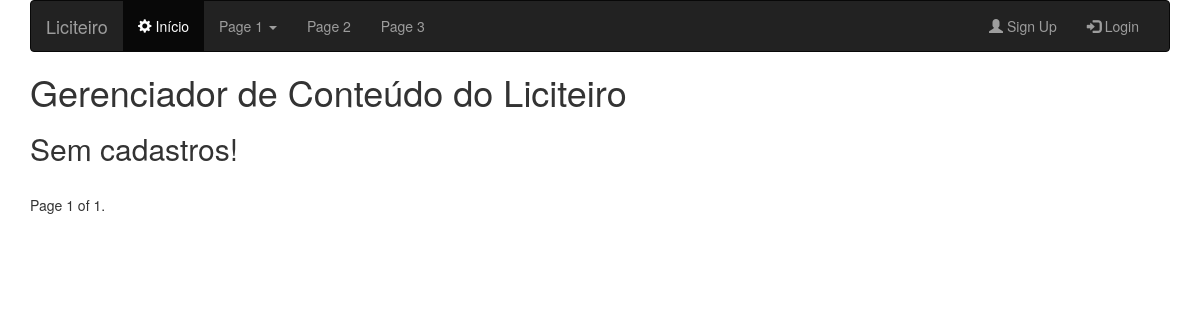
/lista_fontes, run on an earlier commit of the app's database.
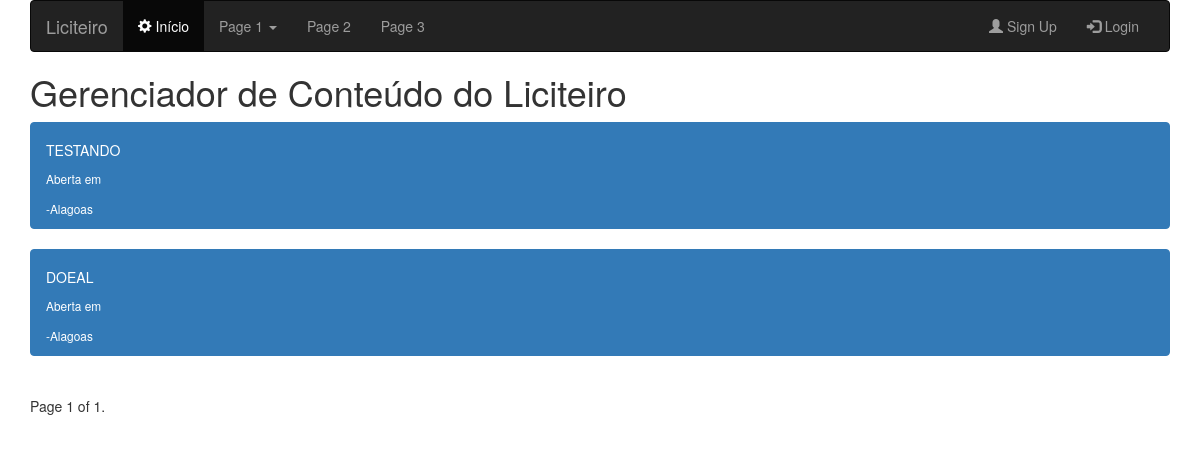
And on a later commit of the database.
### app_fontes/models.py (models this page shows)
class Fonte(models.Model):
	nome = models.CharField(max_length=300)
	uf = models.ForeignKey(Estado)
	data_criacao = models.DateTimeField(auto_now= True)
	ativo = models.BooleanField()
	def __unicode__(self):
		return self.nome

### app_uf_cidades/models.py (models this page shows)
class Estado(models.Model):
  nome = models.CharField(max_length = 150)
  acronimo = models.CharField(max_length = 2)
  codigo = models.CharField(max_length = 3)
  ativo = models.BooleanField()
  data_criacao = models.DateTimeField(auto_now = True)
  class Meta:
    verbose_name_plural = "Unidades Federativas da União"
  def __unicode__(self):
    return self.nome

### app_fontes/views.py (the view)
# urls.py: url(r'^lista_fontes',Lista_fontes),
def Lista_fontes(request):
  item_objeto = Fonte.objects.all()
  paginator = Paginator(item_objeto, 2)
  page = request.GET.get('page')
  try:
    item = paginator.page(page)
  except PageNotAnInteger:
    item = paginator.page(1)
  except EmptyPage:
    item = paginator.page(paginator.num_pages)
  return render(request, "app_fontes/lista_objetos.html", {'item': item})

### templates/app_fontes/lista_objetos.html (shortened to what this page needs)
{%extends 'base.html'%}
{% load bootstrap_pagination %}
{% load pagination_tags %}
{% block conteudo %}
{% for i in item %}
    <div class="list-group">
      <a href="/item_fontes/{{i.id}}" class="list-group-item list-group-item-action flex-column align-items-start active">
        <div class="d-flex w-100 justify-content-between">
          <h5 class="mb-1">{{i}}</h5>
          <small>Aberta em {{i.abertura}}</small>
        </div>
        <small>{{i.cidade}}-{{i.uf}}</small>
      </a>
    </div>
    {%empty%}
      <h2>Sem cadastros!</h2>
  {%endfor%}
<div class="pagination">
  <span class="step-links">
    <span class="current">
        Page {{ item.number }} of {{ item.paginator.num_pages }}.
    </span>
  </span>
</div>
{%endblock%}

What changed in the data, as far as the page shows it:
added Fonte: nome "TESTANDO", uf "Alagoas"
added Fonte: nome "DOEAL", uf "Alagoas"
Also different on the page:
text no longer shown: "Sem cadastros!"
